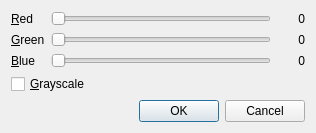
<?xml version="1.0" encoding="UTF-8"?>
<ui version="4.0">
 <class>ColorLightDialog</class>
 <widget class="QDialog" name="ColorLightDialog">
  <property name="windowTitle">
   <string>Color</string>
  </property>
  <layout class="QVBoxLayout" name="verticalLayout">
   <item>
    <layout class="QGridLayout" name="colorGridLayout">
     <item row="0" column="0">
      <widget class="QLabel" name="redLabel">
       <property name="text">
        <string>&amp;Red</string>
       </property>
       <property name="buddy">
        <cstring>redSlider</cstring>
       </property>
      </widget>
     </item>
     <item row="0" column="1">
      <widget class="QSlider" name="redSlider">
       <property name="minimumSize">
        <size>
         <width>220</width>
         <height>0</height>
        </size>
       </property>
       <property name="maximum">
        <number>100</number>
       </property>
       <property name="pageStep">
        <number>10</number>
       </property>
       <property name="orientation">
        <enum>Qt::Horizontal</enum>
       </property>
      </widget>
     </item>
     <item row="0" column="2">
      <widget class="QLabel" name="redValueLabel">
       <property name="minimumSize">
        <size>
         <width>28</width>
         <height>0</height>
        </size>
       </property>
       <property name="text">
        <string>0</string>
       </property>
       <property name="alignment">
        <set>Qt::AlignRight|Qt::AlignTrailing|Qt::AlignVCenter</set>
       </property>
      </widget>
     </item>
     <item row="1" column="0">
      <widget class="QLabel" name="greenLabel">
       <property name="text">
        <string>&amp;Green</string>
       </property>
       <property name="buddy">
        <cstring>greenSlider</cstring>
       </property>
      </widget>
     </item>
     <item row="1" column="1">
      <widget class="QSlider" name="greenSlider">
       <property name="maximum">
        <number>100</number>
       </property>
       <property name="pageStep">
        <number>10</number>
       </property>
       <property name="orientation">
        <enum>Qt::Horizontal</enum>
       </property>
      </widget>
     </item>
     <item row="1" column="2">
      <widget class="QLabel" name="greenValueLabel">
       <property name="text">
        <string>0</string>
       </property>
       <property name="alignment">
        <set>Qt::AlignRight|Qt::AlignTrailing|Qt::AlignVCenter</set>
       </property>
      </widget>
     </item>
     <item row="2" column="0">
      <widget class="QLabel" name="blueLabel">
       <property name="text">
        <string>&amp;Blue</string>
       </property>
       <property name="buddy">
        <cstring>blueSlider</cstring>
       </property>
      </widget>
     </item>
     <item row="2" column="1">
      <widget class="QSlider" name="blueSlider">
       <property name="maximum">
        <number>100</number>
       </property>
       <property name="pageStep">
        <number>10</number>
       </property>
       <property name="orientation">
        <enum>Qt::Horizontal</enum>
       </property>
      </widget>
     </item>
     <item row="2" column="2">
      <widget class="QLabel" name="blueValueLabel">
       <property name="text">
        <string>0</string>
       </property>
       <property name="alignment">
        <set>Qt::AlignRight|Qt::AlignTrailing|Qt::AlignVCenter</set>
       </property>
      </widget>
     </item>
    </layout>
   </item>
   <item>
    <widget class="QCheckBox" name="grayscaleCheckBox">
     <property name="text">
      <string>&amp;Grayscale</string>
     </property>
    </widget>
   </item>
   <item>
    <widget class="QDialogButtonBox" name="buttonBox">
     <property name="orientation">
      <enum>Qt::Horizontal</enum>
     </property>
     <property name="standardButtons">
      <set>QDialogButtonBox::Cancel|QDialogButtonBox::Ok</set>
     </property>
    </widget>
   </item>
  </layout>
 </widget>
 <resources/>
 <connections/>
</ui>
